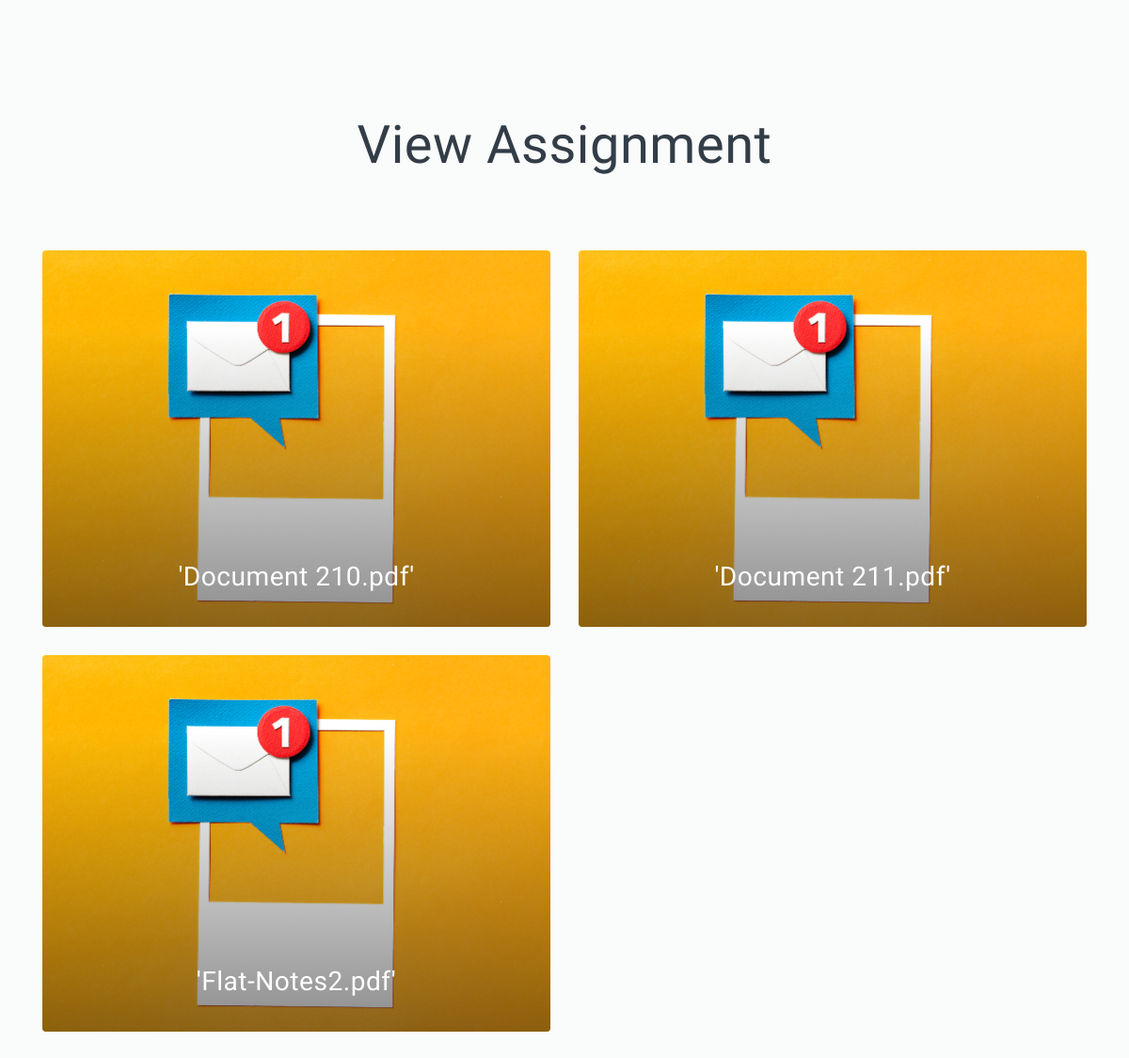
The page /view_notices.php (signed in) on the database its author committed.
### tables this page shows
CREATE TABLE `UploadNotices` (
  `id` smallint(5) UNSIGNED NOT NULL,
  `path` varchar(200) NOT NULL,
  `about` varchar(50) NOT NULL,
  `bywhom` varchar(50) NOT NULL
);

### view_notices.php (the view, shortened to what this page needs)
<?php
	include('Session.php');
    ?>
<!DOCTYPE html>
<html>
<head>
    <link href="assets/css/page.min.css" rel="stylesheet">
    <link href="assets/css/style.css" rel="stylesheet">
  </head>
<body>
	  <section class="section bg-gray overflow-hidden" id="advertisement" >
      <div class="section-header fw-500">
          <h2 class="display-3 fw-400">View Assignment</h2>
      </div>
        <div class="container">
      <div class="row gap-y">
        <?php
          $qry = mysqli_query($db,"SELECT * FROM `UploadNotices`");
          $pathy = "Notices/pdf/";
          while($data = mysqli_fetch_assoc($qry)){
              $pathx = $pathy.$data['path'];
              echo "<div class='col-12 col-lg-6'>
          <div class='card text-white justify-content-end bg-img h-400' style='background-image: url(assets/img/sendNotices.jpg); '' data-scrim-bottom='5'>
            <a href='#'>
          <div class='card-body flex-grow-0'>
            <a href='".$pathx."' target='_blank'><h3 class='card-title fw-200 text-center'>'".$data['path']."'</h3></a>
          </div>
            </a>
          </div>
        </div>";
          }
          ?>
      </div>
        </div>
      </section>
</body>
</html>

### rows shown on the page
uploadnotices: path "Document 210.pdf"
uploadnotices: path "Document 211.pdf"
uploadnotices: path "Flat-Notes2.pdf"
